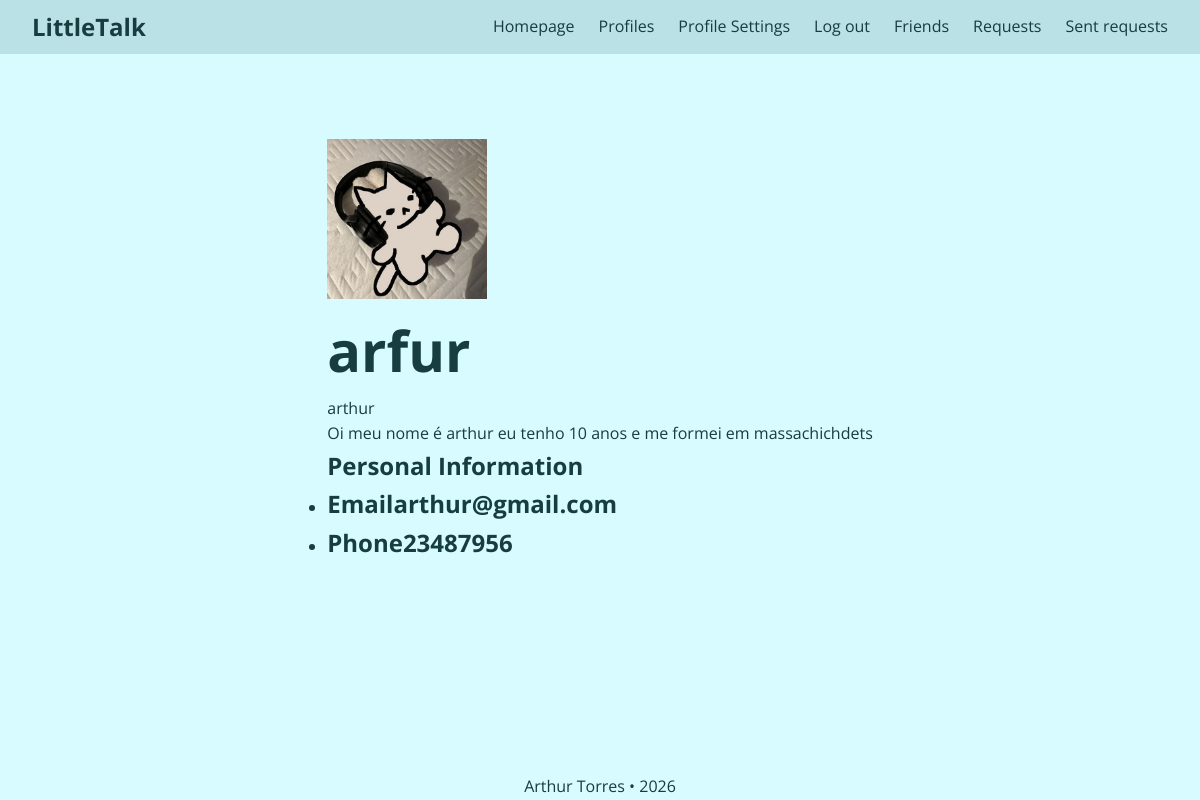
The page / (signed in) on the database its author committed.
### tables this page shows
CREATE TABLE info (
    id INTEGER PRIMARY KEY AUTOINCREMENT,
    user_id INTEGER NOT NULL,
    image TEXT,
    email TEXT,
    phone TEXT,
    name TEXT,
    desc TEXT,
    FOREIGN KEY (user_id) REFERENCES users (id) ON DELETE CASCADE
);

CREATE TABLE users (
    id INTEGER PRIMARY KEY AUTOINCREMENT,
    username TEXT NOT NULL UNIQUE,
    hash BLOB NOT NULL
);

### app.py (the view)
@app.route("/", methods=["GET", "POST"])
@login_required
def index():
    if request.method == "GET":
        db = get_db()
        row = db.execute("SELECT username FROM users WHERE id = ?", (session["user_id"],)).fetchone()
        row_info = db.execute("SELECT name, email, phone, desc, image FROM info WHERE user_id = ?", (session["user_id"], )).fetchone()
        name = row_info["name"]
        email = row_info["email"]
        phone = row_info["phone"]
        description = row_info["desc"]
        image = row_info["image"]
        return render_template("index.html", username=row["username"], name=name, email=email, phone=phone, image=image,description=description)

### app.py (called while the page is built)
def get_db():
    if 'db' not in g:
        g.db = sqlite3.connect("data/database.db")
        g.db.row_factory = sqlite3.Row
        g.db.execute("PRAGMA foreign_keys = ON")
    return g.db

### helpers.py (called while the page is built)
def login_required(f):
    @wraps(f)
    def decorated(*args, **kwargs):
        if session.get("user_id") is None:
            return redirect("/login")
        return f(*args, **kwargs)
    return decorated

### templates/index.html (shortened to what this page needs)
{% extends "layout.html" %}
{% block content %}
<div class="profile-page">
    <section class="profile-header card">
        <div class="profile-avatar">
            {% if image %}
                <img src="{{ url_for('static', filename='uploads/' + image) }}" alt="Profile Image">
            {% else %}
                <img src="{{ url_for('static', filename='uploads/default.png') }}" alt="Profile Image">
            {% endif %}
        </div>
        <div class="profile-identity">
            <h1>{{ username }}</h1>
            {% if name %}<p class="profile-name">{{ name }}</p>{% endif %}
            {% if description %}<p class="profile-desc">{{ description }}</p>{% endif %}
        </div>
    </section>
    <section class="profile-info card">
        <h2>Personal Information</h2>
        <ul class="info-list">
            {% if email %}<li><span class="info-label">Email</span><span>{{ email }}</span></li>{% endif %}
            {% if phone %}<li><span class="info-label">Phone</span><span>{{ phone }}</span></li>{% endif %}
        </ul>
    </section>
</div>
{% endblock %}

### static/css/base.css (style rules this page uses)
*, *::before, *::after { box-sizing: border-box; margin: 0; padding: 0; }
:root { --color-bg: #d7fbff; --color-navbar: #b9e1e6; --color-navbar-text: #5a7f82; --color-text: #173d40; --color-input: #5a7f82; --font: 'Open Sans', 'Inter', sans-serif; --radius: 999px; --radius-btn: 8px; --gap: 1rem; }
body { font-family: var(--font); background-color: var(--color-bg); color: var(--color-text); line-height: 1.6; min-height: 100vh; display: flex; flex-direction: column; }

### static/css/components.css (style rules this page uses)
span { font-size: 1.5rem; font-weight: bold; }
h1 { font-size: 3.5rem; }
img { width: 10rem; height: 10rem; }

### rows shown on the page
info: image (picture), name "arthur", desc "Oi meu nome é arthur eu tenho 10 anos e me formei em massachichdets", email "arthur@gmail.com", phone "23487956"
users: username "arfur"
